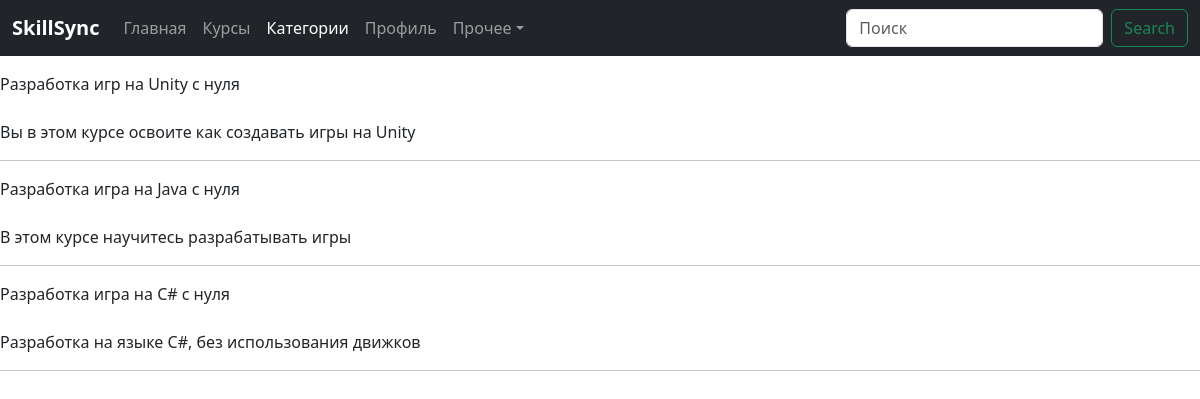
The app's page /exact-courses/1 with its own data.
### pro_web/models.py (models this page shows, shortened)
class Courses(models.Model):
    name = models.CharField(max_length=128)
    count = models.IntegerField()
    des = models.TextField(max_length=512)
    photo = models.ImageField(upload_to='media')
    price = models.FloatField()
    category_name = models.ForeignKey(Category, on_delete=models.CASCADE)

### pro_web/views.py (the view)
# urls.py: path('exact-courses/<int:pk>', views.get_exact_category),
def get_exact_category(request, pk):
    category = Category.objects.get(id=pk)
    course = Courses.objects.filter(category_name=category)
    context = {
        'courses': course
    }
    return render(request, 'get_category_courses.html', context)

### pro_web/templates/get_category_courses.html (shortened to what this page needs)
<!DOCTYPE html>
<html lang="ru">
<head>
    <link href="https://cdn.jsdelivr.net/npm/bootstrap@5.3.2/dist/css/bootstrap.min.css" rel="stylesheet">
</head>
<body>
<nav class="navbar navbar-expand-lg fixed-top navbar-dark bg-dark" aria-label="Main navigation">
  <div class="container-fluid">
    <a class="navbar-brand" href="/"><b>SkillSync</b></a>
    <div class="navbar-collapse offcanvas-collapse" id="navbarsExampleDefault">
      <ul class="navbar-nav me-auto mb-2 mb-lg-0">
        <li class="nav-item">
          <a class="nav-link" aria-current="page" href="/">Главная</a>
        </li>
        <li class="nav-item">
          <a class="nav-link" href="/courses">Курсы</a>
        </li>
        <li class="nav-item">
          <a class="nav-link active" href="/category">Категории</a>
        </li>
        <li class="nav-item">
          <a class="nav-link" href="/profile">Профиль</a>
        </li>
        <li class="nav-item dropdown">
          <a class="nav-link dropdown-toggle" href="#" data-bs-toggle="dropdown" aria-expanded="false">Прочее</a>
        </li>
      </ul>
      <form class="d-flex" role="search" action="/search" method="POST">
        <input class="form-control me-2" type="text" placeholder="Поиск" aria-label="Search" name="search_courses">
        <button class="btn btn-outline-success" type="submit">Search</button>
      </form>
    </div>
  </div>
</nav>
<br>
<br>
<br>
{% for i in courses %}
{{ i.name }} <br> <br>
{{ i.des }} <br> <hr>
{% endfor %}
</body>
</html>

### records on screen
Courses: name "Разработка игр на Unity с нуля", des "Вы в этом курсе освоите как создавать игры на Unity"
Courses: name "Разработка игра на Java с нуля", des "В этом курсе научитесь разрабатывать игры"
Courses: name "Разработка игра на C# с нуля", des "Разработка на языке C#, без использования движков"
